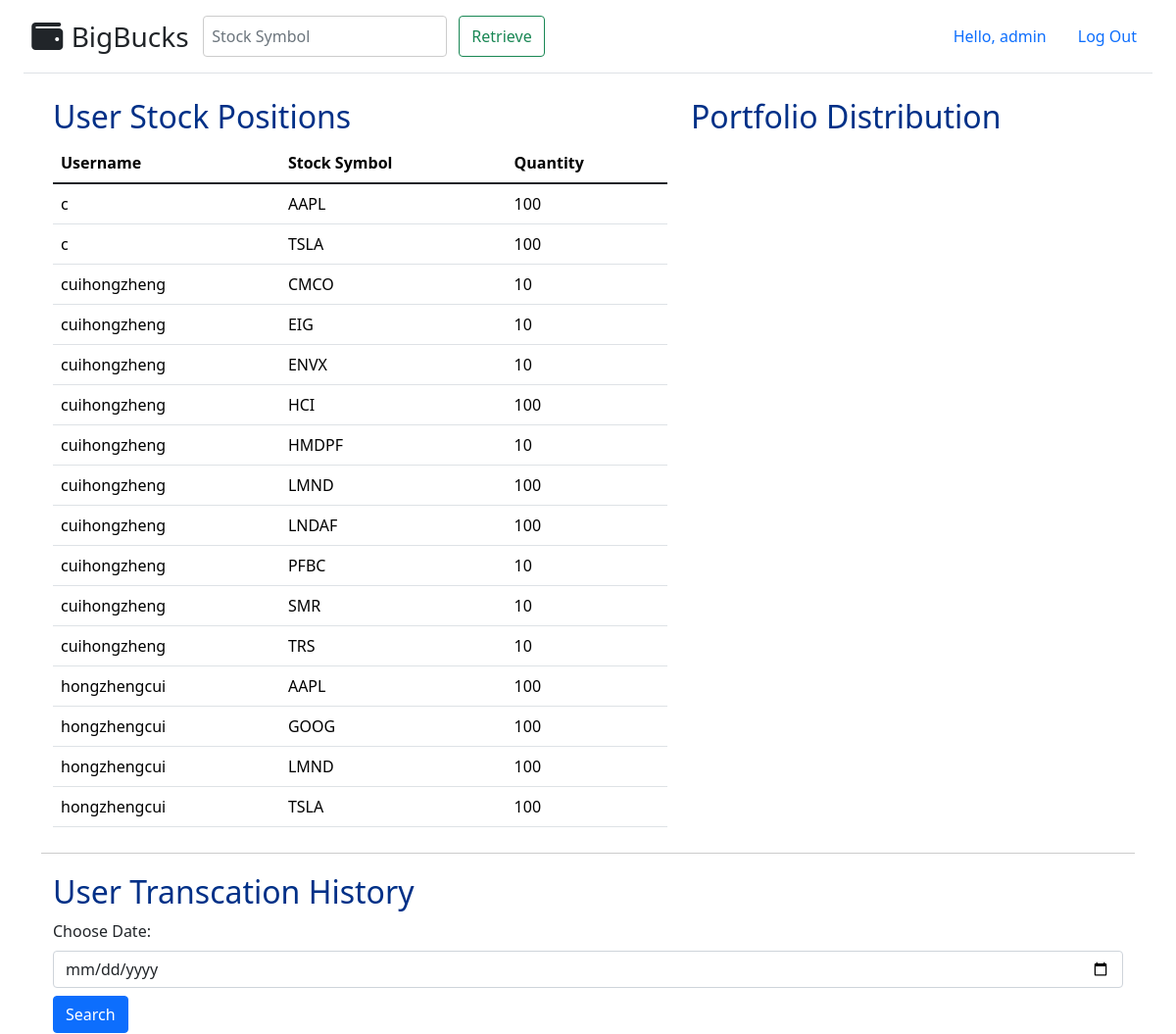
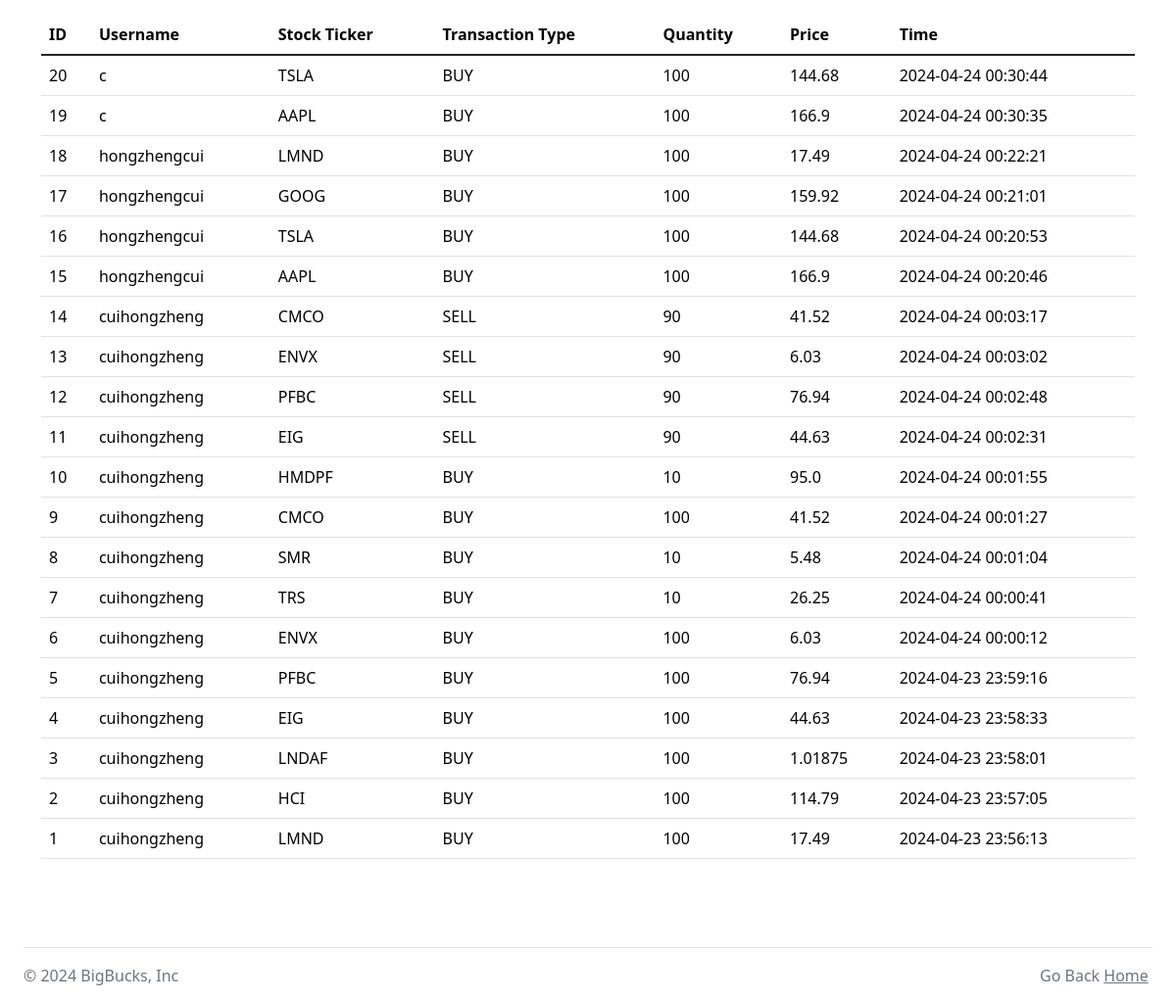
Screenshot of /admin/assets (signed in) with the database file from the repository (2 pictures, top to bottom).
### tables this page shows
CREATE TABLE user_info (
  id INTEGER PRIMARY KEY AUTOINCREMENT,
  username TEXT UNIQUE NOT NULL,
  password TEXT NOT NULL,
  balance DECIMAL(15,2) DEFAULT 1000000.00,
  role TEXT DEFAULT 'user'
);

CREATE TABLE transactions_history (
    id INTEGER PRIMARY KEY AUTOINCREMENT,
    user_id INTEGER,
    symbol TEXT,
    type TEXT,
    quantity INTEGER,
    price REAL,
    timestamp DATETIME DEFAULT CURRENT_TIMESTAMP,
    FOREIGN KEY (user_id) REFERENCES user_info (id)
);

### flaskr/admin.py (the view)
@bp.route('/assets', methods=['GET', 'POST'])
def view_assets():
    db = get_db()
    assets = db.execute(
        'SELECT symbol, SUM(quantity) as total_quantity FROM user_assets GROUP BY symbol'
    ).fetchall()
    asset_data = [{'label': asset['symbol'], 'value': asset['total_quantity']} for asset in assets]
    asset_user_data = db.execute(
        '''
        SELECT u.id as user_id, u.username, a.symbol, SUM(a.quantity) as total_quantity
        FROM user_assets a
        JOIN user_info u ON a.user_id = u.id
        GROUP BY u.id, a.symbol
        ORDER BY u.username, a.symbol
        '''
    ).fetchall()
    formatted_asset_user_data = [
        {'username': asset['username'], 'symbol': asset['symbol'], 'quantity': asset['total_quantity']}
        for asset in asset_user_data
    ]
    transactions = []
    search_date = None
    if request.method == 'POST':
        search_date = request.form.get('transaction_date')
        transactions = db.execute(
            '''
            SELECT t.id, u.username, t.symbol, t.type, t.quantity, t.price, t.timestamp
            FROM transactions_history t
            JOIN user_info u ON t.user_id = u.id
            WHERE DATE(t.timestamp) = ?
            ORDER BY t.timestamp DESC
            ''', (search_date,)
        ).fetchall()
    else:
        transactions = db.execute(
            '''
            SELECT t.id, u.username, t.symbol, t.type, t.quantity, t.price, t.timestamp
            FROM transactions_history t
            JOIN user_info u ON t.user_id = u.id
            ORDER BY t.timestamp DESC
            '''
        ).fetchall()
    return render_template(
        'admin/assets.html',
        asset_data=asset_data,
        asset_user_data=formatted_asset_user_data,
        transactions=transactions,
        search_date=search_date,  # Include search date in the rendering context
        page_data={"title": 'Admin Assets Overview'}
    )

### flaskr/admin.py (called while the page is built)
@bp.before_request
def require_admin_role():
    if g.user is None or g.role != 'admin':
        flash('You must be an admin to view this page.', 'error')
        return redirect(url_for('main.index'))  # Assuming 'main.index' is the route for the homepage

### flaskr/auth.py (called while the page is built)
@bp.before_app_request
def load_logged_in_user():
    user_id = session.get('user_id')
    if user_id is None:
        g.user = None
        g.role = None
    else:
        g.user = get_db().execute(
            'SELECT * FROM user_info WHERE id = ?', (user_id,)
        ).fetchone()
        g.role = g.user['role'] if g.user else None

### flaskr/db.py (called while the page is built)
def get_db():
    if "db" not in g:
        g.db = sqlite3.connect(
            current_app.config["DATABASE"], detect_types=sqlite3.PARSE_DECLTYPES
        )
        g.db.row_factory = sqlite3.Row
    return g.db

### flaskr/templates/admin/assets.html (shortened to what this page needs)
{% extends 'base.html' %}
{% block content %}
<link rel="stylesheet" href="https://cdn.jsdelivr.net/npm/bootstrap@5.1.3/dist/css/bootstrap.min.css">
<div class="pageelement">
    <div class="row">
        <div class="col-7">
            <h2>User Stock Positions</h2>
            <table class="table">
                <thead>
                    <tr>
                        <th>Username</th>
                        <th>Stock Symbol</th>
                        <th>Quantity</th>
                    </tr>
                </thead>
                <tbody>
                    {% for asset in asset_user_data %}
                    <tr>
                        <td>{{ asset.username }}</td>
                        <td>{{ asset.symbol }}</td>
                        <td>{{ asset.quantity }}</td>
                    </tr>
                    {% endfor %}
                </tbody>
            </table>
        </div>
        <div class="col-5">
            <h2>Portfolio Distribution</h2>
            <div id="assetChart" style="width: 100%; height: 400px;"></div>
        </div>
    </div>
    <div class="row">
        <h2>User Transcation History</h2>
        <form method="POST" action="{{ url_for('admin.view_assets') }}">
            <div class="mb-3">
                <label for="transaction-date" class="form-label">Choose Date:</label>
                <input type="date" class="form-control" id="transaction-date" name="transaction_date" required>
                <button type="submit" class="btn btn-primary mt-2">Search</button>
            </div>
        </form>
        {% if transactions %}
        <table class="table">
            <thead>
                <tr>
                    <th>ID</th>
                    <th>Username</th>
                    <th>Stock Ticker</th>
                    <th>Transaction Type</th>
                    <th>Quantity</th>
                    <th>Price</th>
                    <th>Time</th>
                </tr>
            </thead>
            <tbody>
                {% for transaction in transactions %}
                <tr>
                    <td>{{ transaction.id }}</td>
                    <td>{{ transaction.username }}</td>
                    <td>{{ transaction.symbol }}</td>
                    <td>{{ transaction.type }}</td>
                    <td>{{ transaction.quantity }}</td>
                    <td>{{ transaction.price }}</td>
                    <td>{{ transaction.timestamp }}</td>
                </tr>
                {% endfor %}
            </tbody>
        </table>
        {% else %}
        <p>Can not find the transaction</p>
        {% endif %}
</div>
</div>
{% endblock %}

### flaskr/templates/base.html (shortened to what this page needs)
<!doctype html>
<html lang="en">
<head>
    <link rel="stylesheet" href="{{ url_for('static', filename='includes/style.css') }}">
</head>
<body>
    {% include 'header.html' %}
    <div class="container">
        <section class="content">
            {% block content %}
            {% endblock %}
        </section>
    </div>
    {% include 'footer.html' %}
</body>
</html>

### flaskr/templates/header.html (shortened to what this page needs)
<!doctype html>
<html lang="en">
  <head>
    <link href="https://cdn.jsdelivr.net/npm/bootstrap@5.3.2/dist/css/bootstrap.min.css" rel="stylesheet">
    <link rel="stylesheet" href="https://cdnjs.cloudflare.com/ajax/libs/font-awesome/6.2.1/css/all.min.css" />
    <link rel="stylesheet" href="{{ url_for('static', filename='includes/style.css') }}"/>
  </head>
  <body>
    <div class="container" id="header">
      <header class="d-flex flex-wrap align-items-center py-3 mb-4 border-bottom">
        <a href="/" class="d-flex align-items-center mb-3 mb-md-0 text-dark text-decoration-none">
          &nbsp;&nbsp;<i class="fa-solid fa-wallet fa-2x"></i>&nbsp;&nbsp;
          <span class="fs-3">BigBucks&nbsp;&nbsp;</span>
        </a>
        <form id="searchForm" class="d-flex" action="{{ url_for('stock.show_stock_info') }}" method="get">
          <input id="symbol" class="form-control me-2" type="text" name="symbol" placeholder="Stock Symbol" aria-label="Stock Symbol">
          &nbsp;<button id="retrieve" class="btn btn-outline-success" type="submit">Retrieve</button>
        </form>
        <ul class="nav nav-pills ms-auto">
          {% if g.user %}
            <li class="nav-item"><a href="/profile" class="nav-link">Hello, {{ g.user['username'] }}</a></li>
            <li class="nav-item"><a href="/auth/logout" class="nav-link">Log Out</a></li>
          {% else %}
            <li class="nav-item"><a href="/auth/login" class="nav-link">Log In</a></li>
            <li class="nav-item"><a href="/auth/register" class="nav-link">Register</a></li>
          {% endif %}
        </ul>
      </header>
    </div>
  </body>
  </html>

### flaskr/templates/footer.html (shortened to what this page needs)
<div class="container" id="footer">
  <footer class="d-flex justify-content-between align-items-center py-3 my-4 border-top">
    <p class="text-muted mb-0"> © 2024 BigBucks, Inc</p>
    <div>
      <span class="text-muted">Go Back </span>
      <a href="/" class="text-muted">Home</a>&nbsp;
    </div>
  </footer>
</div>
</body>
</html>

### flaskr/static/includes/style.css (style rules this page uses)
h2 { color: #003087; font-size: 30px; font-weight: bold; }
a { color: #003087; }
body, html { height: 100%; margin: 0; font-family: Arial, sans-serif; }
.pageelement { padding-top: 100px; padding-bottom: 100px; }
#footer { position: fixed; bottom: 0; width: 100%; height: 80px; background-color: white; z-index: 10; max-width: none; }
#header { position: fixed; top: 0; width: 100%; background-color: white; z-index: 10; max-width: none; }
.row { border-bottom: 1px solid #ccc; margin-bottom: 20px; padding-bottom: 10px; }
.row:last-child { border-bottom: none; }
input[type="text"], input[type="username"], input[type="password"], input[type="submit"] { width: 100%; padding: 8px; box-sizing: border-box; border: 1px solid #ccc; border-radius: 4px; }

### rows the page displays
user_info: user.username "admin"
user_info: username "cuihongzheng", symbol "CMCO", quantity "10", symbol "EIG", symbol "ENVX", symbol "HCI", quantity "100", symbol "HMDPF", symbol "LMND", symbol "LNDAF", symbol "PFBC", symbol "SMR", symbol "TRS"
user_info: username "hongzhengcui", symbol "AAPL", quantity "100", symbol "GOOG", symbol "LMND", symbol "TSLA"

### other values shown
{{ asset.username }} "c" "c"
{{ asset.symbol }} "AAPL" "TSLA"
{{ asset.quantity }} "100" "100"
